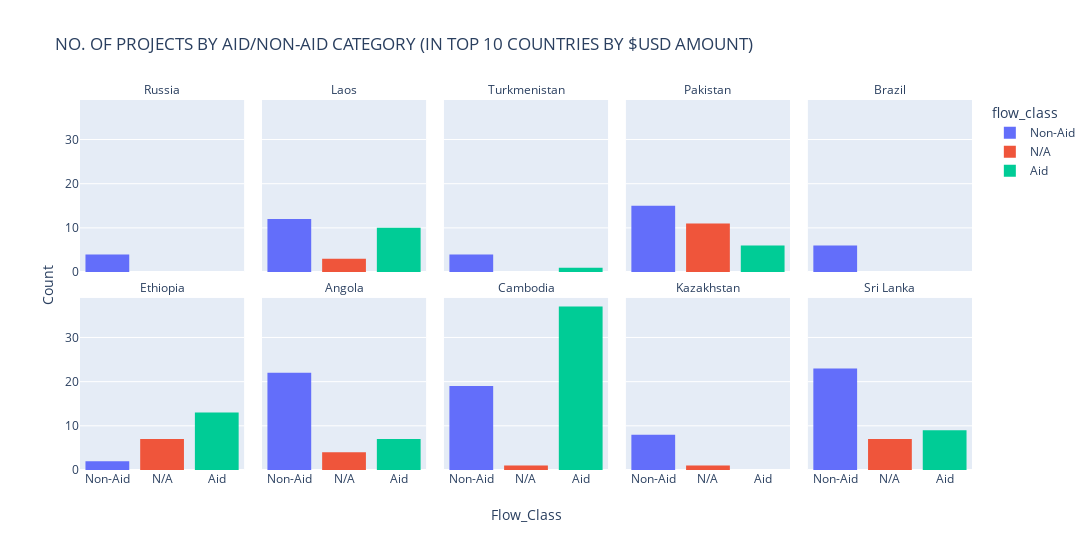

Write notebook code for a chart like this one.
### Markdown cell above
#### Furthermore, We can visualize the proportions of each category by Country.

### Code cell
ms_c = sample_countries.sort_values(by=['usd_current'], ascending=False)
ms_c['flow_class'] = ms_c['flow_class'].replace({'ODA-like': 'Aid', 'OOF-like': 'Non-Aid', 'Vague (Official Finance)': 'N/A'})

ms_c = ms_c.loc[ms_c['country'].isin(top_countries)]


fig = px.histogram(ms_c, x = 'flow_class', title = 'NO. OF PROJECTS BY AID/NON-AID CATEGORY (IN TOP 10 COUNTRIES BY $USD AMOUNT)', color ='flow_class', facet_col ='country', facet_col_wrap=5, log_y=False )
fig.for_each_annotation(lambda a: a.update(text=a.text.split("=")[-1]))

for axis in fig.layout:
    if type(fig.layout[axis]) == go.layout.YAxis:
        fig.layout[axis].title.text = ''
        
for axis in fig.layout:
    if type(fig.layout[axis]) == go.layout.XAxis:
        fig.layout[axis].title.text = ''
        
fig.update_layout(
    width=1850, height=550,
    # keep the original annotations and add a list of new annotations:
    annotations = list(fig.layout.annotations) + [
        dict(
            x=0.5,
            y=-0.15,
            font=dict(
                size=14
            ),
            showarrow=False,
            text="Flow_Class",
            xref="paper",
            yref="paper"
        ),
        dict(
            x=-0.05,
            y=0.5,
            font=dict(
                size=14
            ),
            showarrow=False,
            text="Count",
            textangle=-90,
            xref="paper",
            yref="paper"
        )
    ]
)

fig.show()

### Figure 1 — Plotly figure (JSON) as saved in the notebook; plotly's stock layout.template omitted (floating-point values rounded to 4 significant figures)
{"data": [{"alignmentgroup": "True", "bingroup": "x", "hovertemplate": "flow_class=%{x}<br>country=Russia<br>count=%{y}<extra></extra>", "legendgroup": "Non-Aid", "marker": {"color": "#636efa", "pattern": {"shape": ""}}, "name": "Non-Aid", "offsetgroup": "Non-Aid", "orientation": "v", "showlegend": true, "type": "histogram", "x": ["Non-Aid", "Non-Aid", "Non-Aid", "Non-Aid"], "xaxis": "x6", "yaxis": "y6"}, {"alignmentgroup": "True", "bingroup": "x", "hovertemplate": "flow_class=%{x}<br>country=Laos<br>count=%{y}<extra></extra>", "legendgroup": "Non-Aid", "marker": {"color": "#636efa", "pattern": {"shape": ""}}, "name": "Non-Aid", "offsetgroup": "Non-Aid", "orientation": "v", "showlegend": false, "type": "histogram", "x": ["Non-Aid", "Non-Aid", "Non-Aid", "Non-Aid", "Non-Aid", "Non-Aid", "Non-Aid", "Non-Aid", "Non-Aid", "Non-Aid", "Non-Aid", "Non-Aid"], "xaxis": "x7", "yaxis": "y7"}, {"alignmentgroup": "True", "bingroup": "x", "hovertemplate": "flow_class=%{x}<br>country=Turkmenistan<br>count=%{y}<extra></extra>", "legendgroup": "Non-Aid", "marker": {"color": "#636efa", "pattern": {"shape": ""}}, "name": "Non-Aid", "offsetgroup": "Non-Aid", "orientation": "v", "showlegend": false, "type": "histogram", "x": ["Non-Aid", "Non-Aid", "Non-Aid", "Non-Aid"], "xaxis": "x8", "yaxis": "y8"}, {"alignmentgroup": "True", "bingroup": "x", "hovertemplate": "flow_class=%{x}<br>country=Pakistan<br>count=%{y}<extra></extra>", "legendgroup": "Non-Aid", "marker": {"color": "#636efa", "pattern": {"shape": ""}}, "name": "Non-Aid", "offsetgroup": "Non-Aid", "orientation": "v", "showlegend": false, "type": "histogram", "x": ["Non-Aid", "Non-Aid", "Non-Aid", "Non-Aid", "Non-Aid", "Non-Aid", "Non-Aid", "Non-Aid", "Non-Aid", "Non-Aid", "Non-Aid", "Non-Aid", "Non-Aid", "Non-Aid", "Non-Aid"], "xaxis": "x9", "yaxis": "y9"}, {"alignmentgroup": "True", "bingroup": "x", "hovertemplate": "flow_class=%{x}<br>country=Brazil<br>count=%{y}<extra></extra>", "legendgroup": "Non-Aid", "marker": {"color": "#636efa", "pattern": {"shape": ""}}, "name": "Non-Aid", "offsetgroup": "Non-Aid", "orientation": "v", "showlegend": false, "type": "histogram", "x": ["Non-Aid", "Non-Aid", "Non-Aid", "Non-Aid", "Non-Aid", "Non-Aid"], "xaxis": "x10", "yaxis": "y10"}, {"alignmentgroup": "True", "bingroup": "x", "hovertemplate": "flow_class=%{x}<br>country=Ethiopia<br>count=%{y}<extra></extra>", "legendgroup": "Non-Aid", "marker": {"color": "#636efa", "pattern": {"shape": ""}}, "name": "Non-Aid", "offsetgroup": "Non-Aid", "orientation": "v", "showlegend": false, "type": "histogram", "x": ["Non-Aid", "Non-Aid"], "xaxis": "x", "yaxis": "y"}, {"alignmentgroup": "True", "bingroup": "x", "hovertemplate": "flow_class=%{x}<br>country=Angola<br>count=%{y}<extra></extra>", "legendgroup": "Non-Aid", "marker": {"color": "#636efa", "pattern": {"shape": ""}}, "name": "Non-Aid", "offsetgroup": "Non-Aid", "orientation": "v", "showlegend": false, "type": "histogram", "x": ["Non-Aid", "Non-Aid", "Non-Aid", "Non-Aid", "Non-Aid", "Non-Aid", "Non-Aid", "Non-Aid", "Non-Aid", "Non-Aid", "Non-Aid", "Non-Aid", "Non-Aid", "Non-Aid", "Non-Aid", "Non-Aid", "Non-Aid", "Non-Aid", "Non-Aid", "Non-Aid", "Non-Aid", "Non-Aid"], "xaxis": "x2", "yaxis": "y2"}, {"alignmentgroup": "True", "bingroup": "x", "hovertemplate": "flow_class=%{x}<br>country=Cambodia<br>count=%{y}<extra></extra>", "legendgroup": "Non-Aid", "marker": {"color": "#636efa", "pattern": {"shape": ""}}, "name": "Non-Aid", "offsetgroup": "Non-Aid", "orientation": "v", "showlegend": false, "type": "histogram", "x": ["Non-Aid", "Non-Aid", "Non-Aid", "Non-Aid", "Non-Aid", "Non-Aid", "Non-Aid", "Non-Aid", "Non-Aid", "Non-Aid", "Non-Aid", "Non-Aid", "Non-Aid", "Non-Aid", "Non-Aid", "Non-Aid", "Non-Aid", "Non-Aid", "Non-Aid"], "xaxis": "x3", "yaxis": "y3"}, {"alignmentgroup": "True", "bingroup": "x", "hovertemplate": "flow_class=%{x}<br>country=Kazakhstan<br>count=%{y}<extra></extra>", "legendgroup": "Non-Aid", "marker": {"color": "#636efa", "pattern": {"shape": ""}}, "name": "Non-Aid", "offsetgroup": "Non-Aid", "orientation": "v", "showlegend": false, "type": "histogram", "x": ["Non-Aid", "Non-Aid", "Non-Aid", "Non-Aid", "Non-Aid", "Non-Aid", "Non-Aid", "Non-Aid"], "xaxis": "x4", "yaxis": "y4"}, {"alignmentgroup": "True", "bingroup": "x", "hovertemplate": "flow_class=%{x}<br>country=Sri Lanka<br>count=%{y}<extra></extra>", "legendgroup": "Non-Aid", "marker": {"color": "#636efa", "pattern": {"shape": ""}}, "name": "Non-Aid", "offsetgroup": "Non-Aid", "orientation": "v", "showlegend": false, "type": "histogram", "x": ["Non-Aid", "Non-Aid", "Non-Aid", "Non-Aid", "Non-Aid", "Non-Aid", "Non-Aid", "Non-Aid", "Non-Aid", "Non-Aid", "Non-Aid", "Non-Aid", "Non-Aid", "Non-Aid", "Non-Aid", "Non-Aid", "Non-Aid", "Non-Aid", "Non-Aid", "Non-Aid", "Non-Aid", "Non-Aid", "Non-Aid"], "xaxis": "x5", "yaxis": "y5"}, {"alignmentgroup": "True", "bingroup": "x", "hovertemplate": "flow_class=%{x}<br>country=Laos<br>count=%{y}<extra></extra>", "legendgroup": "N/A", "marker": {"color": "#EF553B", "pattern": {"shape": ""}}, "name": "N/A", "offsetgroup": "N/A", "orientation": "v", "showlegend": true, "type": "histogram", "x": ["N/A", "N/A", "N/A"], "xaxis": "x7", "yaxis": "y7"}, {"alignmentgroup": "True", "bingroup": "x", "hovertemplate": "flow_class=%{x}<br>country=Pakistan<br>count=%{y}<extra></extra>", "legendgroup": "N/A", "marker": {"color": "#EF553B", "pattern": {"shape": ""}}, "name": "N/A", "offsetgroup": "N/A", "orientation": "v", "showlegend": false, "type": "histogram", "x": ["N/A", "N/A", "N/A", "N/A", "N/A", "N/A", "N/A", "N/A", "N/A", "N/A", "N/A"], "xaxis": "x9", "yaxis": "y9"}, {"alignmentgroup": "True", "bingroup": "x", "hovertemplate": "flow_class=%{x}<br>country=Ethiopia<br>count=%{y}<extra></extra>", "legendgroup": "N/A", "marker": {"color": "#EF553B", "pattern": {"shape": ""}}, "name": "N/A", "offsetgroup": "N/A", "orientation": "v", "showlegend": false, "type": "histogram", "x": ["N/A", "N/A", "N/A", "N/A", "N/A", "N/A", "N/A"], "xaxis": "x", "yaxis": "y"}, {"alignmentgroup": "True", "bingroup": "x", "hovertemplate": "flow_class=%{x}<br>country=Angola<br>count=%{y}<extra></extra>", "legendgroup": "N/A", "marker": {"color": "#EF553B", "pattern": {"shape": ""}}, "name": "N/A", "offsetgroup": "N/A", "orientation": "v", "showlegend": false, "type": "histogram", "x": ["N/A", "N/A", "N/A", "N/A"], "xaxis": "x2", "yaxis": "y2"}, {"alignmentgroup": "True", "bingroup": "x", "hovertemplate": "flow_class=%{x}<br>country=Cambodia<br>count=%{y}<extra></extra>", "legendgroup": "N/A", "marker": {"color": "#EF553B", "pattern": {"shape": ""}}, "name": "N/A", "offsetgroup": "N/A", "orientation": "v", "showlegend": false, "type": "histogram", "x": ["N/A"], "xaxis": "x3", "yaxis": "y3"}, {"alignmentgroup": "True", "bingroup": "x", "hovertemplate": "flow_class=%{x}<br>country=Kazakhstan<br>count=%{y}<extra></extra>", "legendgroup": "N/A", "marker": {"color": "#EF553B", "pattern": {"shape": ""}}, "name": "N/A", "offsetgroup": "N/A", "orientation": "v", "showlegend": false, "type": "histogram", "x": ["N/A"], "xaxis": "x4", "yaxis": "y4"}, {"alignmentgroup": "True", "bingroup": "x", "hovertemplate": "flow_class=%{x}<br>country=Sri Lanka<br>count=%{y}<extra></extra>", "legendgroup": "N/A", "marker": {"color": "#EF553B", "pattern": {"shape": ""}}, "name": "N/A", "offsetgroup": "N/A", "orientation": "v", "showlegend": false, "type": "histogram", "x": ["N/A", "N/A", "N/A", "N/A", "N/A", "N/A", "N/A"], "xaxis": "x5", "yaxis": "y5"}, {"alignmentgroup": "True", "bingroup": "x", "hovertemplate": "flow_class=%{x}<br>country=Laos<br>count=%{y}<extra></extra>", "legendgroup": "Aid", "marker": {"color": "#00cc96", "pattern": {"shape": ""}}, "name": "Aid", "offsetgroup": "Aid", "orientation": "v", "showlegend": true, "type": "histogram", "x": ["Aid", "Aid", "Aid", "Aid", "Aid", "Aid", "Aid", "Aid", "Aid", "Aid"], "xaxis": "x7", "yaxis": "y7"}, {"alignmentgroup": "True", "bingroup": "x", "hovertemplate": "flow_class=%{x}<br>country=Turkmenistan<br>count=%{y}<extra></extra>", "legendgroup": "Aid", "marker": {"color": "#00cc96", "pattern": {"shape": ""}}, "name": "Aid", "offsetgroup": "Aid", "orientation": "v", "showlegend": false, "type": "histogram", "x": ["Aid"], "xaxis": "x8", "yaxis": "y8"}, {"alignmentgroup": "True", "bingroup": "x", "hovertemplate": "flow_class=%{x}<br>country=Pakistan<br>count=%{y}<extra></extra>", "legendgroup": "Aid", "marker": {"color": "#00cc96", "pattern": {"shape": ""}}, "name": "Aid", "offsetgroup": "Aid", "orientation": "v", "showlegend": false, "type": "histogram", "x": ["Aid", "Aid", "Aid", "Aid", "Aid", "Aid"], "xaxis": "x9", "yaxis": "y9"}, {"alignmentgroup": "True", "bingroup": "x", "hovertemplate": "flow_class=%{x}<br>country=Ethiopia<br>count=%{y}<extra></extra>", "legendgroup": "Aid", "marker": {"color": "#00cc96", "pattern": {"shape": ""}}, "name": "Aid", "offsetgroup": "Aid", "orientation": "v", "showlegend": false, "type": "histogram", "x": ["Aid", "Aid", "Aid", "Aid", "Aid", "Aid", "Aid", "Aid", "Aid", "Aid", "Aid", "Aid", "Aid"], "xaxis": "x", "yaxis": "y"}, {"alignmentgroup": "True", "bingroup": "x", "hovertemplate": "flow_class=%{x}<br>country=Angola<br>count=%{y}<extra></extra>", "legendgroup": "Aid", "marker": {"color": "#00cc96", "pattern": {"shape": ""}}, "name": "Aid", "offsetgroup": "Aid", "orientation": "v", "showlegend": false, "type": "histogram", "x": ["Aid", "Aid", "Aid", "Aid", "Aid", "Aid", "Aid"], "xaxis": "x2", "yaxis": "y2"}, {"alignmentgroup": "True", "bingroup": "x", "hovertemplate": "flow_class=%{x}<br>country=Cambodia<br>count=%{y}<extra></extra>", "legendgroup": "Aid", "marker": {"color": "#00cc96", "pattern": {"shape": ""}}, "name": "Aid", "offsetgroup": "Aid", "orientation": "v", "showlegend": false, "type": "histogram", "x": ["Aid", "Aid", "Aid", "Aid", "Aid", "Aid", "Aid", "Aid", "Aid", "Aid", "Aid", "Aid", "Aid", "Aid", "Aid", "Aid", "Aid", "Aid", "Aid", "Aid", "Aid", "Aid", "Aid", "Aid", "Aid", "Aid", "Aid", "Aid", "Aid", "Aid", "Aid", "Aid", "Aid", "Aid", "Aid", "Aid", "Aid"], "xaxis": "x3", "yaxis": "y3"}, {"alignmentgroup": "True", "bingroup": "x", "hovertemplate": "flow_class=%{x}<br>country=Sri Lanka<br>count=%{y}<extra></extra>", "legendgroup": "Aid", "marker": {"color": "#00cc96", "pattern": {"shape": ""}}, "name": "Aid", "offsetgroup": "Aid", "orientation": "v", "showlegend": false, "type": "histogram", "x": ["Aid", "Aid", "Aid", "Aid", "Aid", "Aid", "Aid", "Aid", "Aid"], "xaxis": "x5", "yaxis": "y5"}], "layout": {"annotations": [{"showarrow": false, "text": "Ethiopia", "x": 0.092, "xanchor": "center", "xref": "paper", "y": 0.465, "yanchor": "bottom", "yref": "paper"}, {"showarrow": false, "text": "Angola", "x": 0.296, "xanchor": "center", "xref": "paper", "y": 0.465, "yanchor": "bottom", "yref": "paper"}, {"showarrow": false, "text": "Cambodia", "x": 0.5, "xanchor": "center", "xref": "paper", "y": 0.465, "yanchor": "bottom", "yref": "paper"}, {"showarrow": false, "text": "Kazakhstan", "x": 0.704, "xanchor": "center", "xref": "paper", "y": 0.465, "yanchor": "bottom", "yref": "paper"}, {"showarrow": false, "text": "Sri Lanka", "x": 0.908, "xanchor": "center", "xref": "paper", "y": 0.465, "yanchor": "bottom", "yref": "paper"}, {"showarrow": false, "text": "Russia", "x": 0.092, "xanchor": "center", "xref": "paper", "y": 1.0, "yanchor": "bottom", "yref": "paper"}, {"showarrow": false, "text": "Laos", "x": 0.296, "xanchor": "center", "xref": "paper", "y": 1.0, "yanchor": "bottom", "yref": "paper"}, {"showarrow": false, "text": "Turkmenistan", "x": 0.5, "xanchor": "center", "xref": "paper", "y": 1.0, "yanchor": "bottom", "yref": "paper"}, {"showarrow": false, "text": "Pakistan", "x": 0.704, "xanchor": "center", "xref": "paper", "y": 1.0, "yanchor": "bottom", "yref": "paper"}, {"showarrow": false, "text": "Brazil", "x": 0.908, "xanchor": "center", "xref": "paper", "y": 1.0, "yanchor": "bottom", "yref": "paper"}, {"font": {"size": 14}, "showarrow": false, "text": "Flow_Class", "x": 0.5, "xref": "paper", "y": -0.15, "yref": "paper"}, {"font": {"size": 14}, "showarrow": false, "text": "Count", "textangle": -90, "x": -0.05, "xref": "paper", "y": 0.5, "yref": "paper"}], "barmode": "relative", "height": 550, "legend": {"title": {"text": "flow_class"}, "tracegroupgap": 0}, "title": {"text": "NO. OF PROJECTS BY AID/NON-AID CATEGORY (IN TOP 10 COUNTRIES BY $USD AMOUNT)"}, "width": 1850, "xaxis": {"anchor": "y", "categoryarray": ["Non-Aid", "N/A", "Aid"], "categoryorder": "array", "domain": [0, 0.184], "title": {"text": ""}}, "xaxis10": {"anchor": "y10", "domain": [0.816, 1], "matches": "x", "showticklabels": false, "title": {"text": ""}}, "xaxis2": {"anchor": "y2", "categoryarray": ["Non-Aid", "N/A", "Aid"], "categoryorder": "array", "domain": [0.204, 0.388], "matches": "x", "title": {"text": ""}}, "xaxis3": {"anchor": "y3", "categoryarray": ["Non-Aid", "N/A", "Aid"], "categoryorder": "array", "domain": [0.408, 0.592], "matches": "x", "title": {"text": ""}}, "xaxis4": {"anchor": "y4", "categoryarray": ["Non-Aid", "N/A", "Aid"], "categoryorder": "array", "domain": [0.612, 0.796], "matches": "x", "title": {"text": ""}}, "xaxis5": {"anchor": "y5", "categoryarray": ["Non-Aid", "N/A", "Aid"], "categoryorder": "array", "domain": [0.816, 1], "matches": "x", "title": {"text": ""}}, "xaxis6": {"anchor": "y6", "domain": [0, 0.184], "matches": "x", "showticklabels": false, "title": {"text": ""}}, "xaxis7": {"anchor": "y7", "domain": [0.204, 0.388], "matches": "x", "showticklabels": false, "title": {"text": ""}}, "xaxis8": {"anchor": "y8", "domain": [0.408, 0.592], "matches": "x", "showticklabels": false, "title": {"text": ""}}, "xaxis9": {"anchor": "y9", "domain": [0.612, 0.796], "matches": "x", "showticklabels": false, "title": {"text": ""}}, "yaxis": {"anchor": "x", "domain": [0, 0.465], "title": {"text": ""}}, "yaxis10": {"anchor": "x10", "domain": [0.535, 1.0], "matches": "y", "showticklabels": false, "title": {"text": ""}}, "yaxis2": {"anchor": "x2", "domain": [0, 0.465], "matches": "y", "showticklabels": false, "title": {"text": ""}}, "yaxis3": {"anchor": "x3", "domain": [0, 0.465], "matches": "y", "showticklabels": false, "title": {"text": ""}}, "yaxis4": {"anchor": "x4", "domain": [0, 0.465], "matches": "y", "showticklabels": false, "title": {"text": ""}}, "yaxis5": {"anchor": "x5", "domain": [0, 0.465], "matches": "y", "showticklabels": false, "title": {"text": ""}}, "yaxis6": {"anchor": "x6", "domain": [0.535, 1.0], "matches": "y", "title": {"text": ""}}, "yaxis7": {"anchor": "x7", "domain": [0.535, 1.0], "matches": "y", "showticklabels": false, "title": {"text": ""}}, "yaxis8": {"anchor": "x8", "domain": [0.535, 1.0], "matches": "y", "showticklabels": false, "title": {"text": ""}}, "yaxis9": {"anchor": "x9", "domain": [0.535, 1.0], "matches": "y", "showticklabels": false, "title": {"text": ""}}}}
